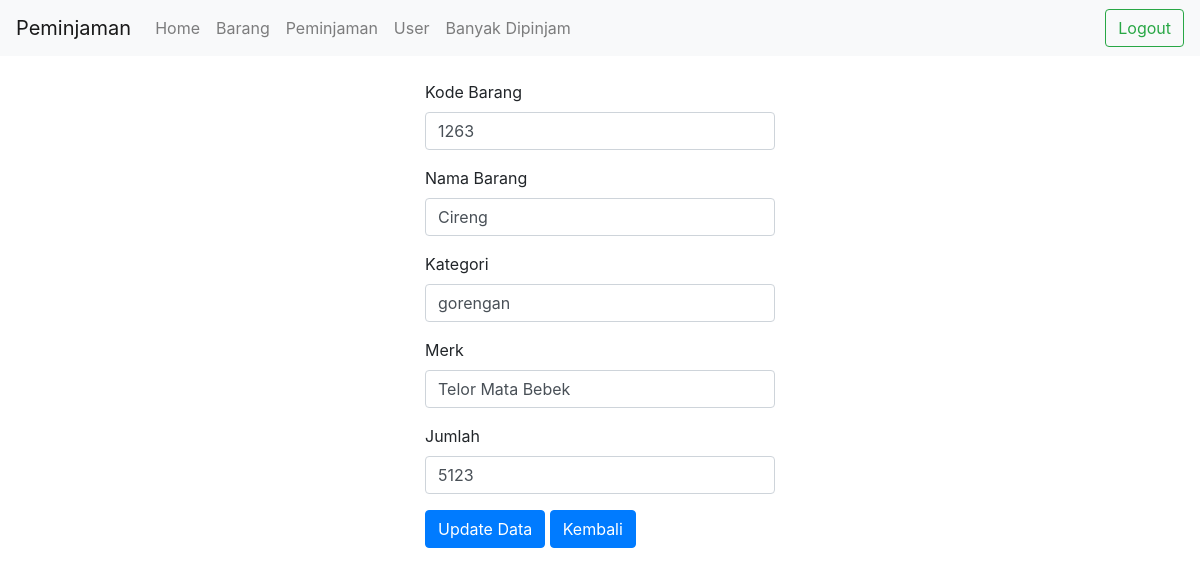
Screenshot of /edit.php?id=21 (signed in) with the database file from the repository.
### tables this page shows
CREATE TABLE `barang` (
  `id` int(11) NOT NULL,
  `kode_brg` varchar(25) NOT NULL,
  `nama_brg` varchar(30) NOT NULL,
  `kategori` varchar(25) NOT NULL,
  `merk` varchar(25) NOT NULL,
  `jumlah` int(11) NOT NULL
);

### database.php (called while the page is built, shortened)
<?php
$host = "localhost";
$user = "root";
$pass = "";
$dbname = "sts";
$koneksi = mysqli_connect($host, $user, $pass, $dbname) or die("Gagal terhubung dengan database " . mysqli_error($koneksi));
function editdatabarang($tablename, $id)
{
    global $koneksi;
    $query = "SELECT * from $tablename where id = $id";
    $hasil = $koneksi->query($query);
    if ($hasil->num_rows > 0) {
        return $hasil->fetch_assoc();
    } else {
        return null;
    }
}
?>

### edit.php (the view, shortened to what this page needs)
<?php
require_once('database.php');
if (isset($_GET['id'])) {
    $id = $_GET['id'];
    $barang = editdatabarang('barang', $id);
    if ($barang) {
        ?>
        <!doctype html>
        <html lang="en">
        <head>
            <link rel="stylesheet" href="https://cdn.jsdelivr.net/npm/bootstrap@4.6.2/dist/css/bootstrap.min.css"
>
        </head>
        <body>
            <?php
            if ($_SESSION['status'] <> "login") {
                header("location:login.php?msg=belum_login");
            } else {
                require('navbar.php');
            }
            ?>
            <div class="container">
                <div class="row">
                    <div class="col-md-4">
                    </div>
                    <div class="col-md-4">
                        <form action="update_barang.php" method="post">
                            <div class="form-group">
                                <label for="kode">Kode Barang</label>
                                <input class="form-control" id="kode" name="kode_brg"
                                    value="<?php echo $barang['kode_brg']; ?>">
                            </div>
                            <div class="form-group">
                                <label for="mnama">Nama Barang</label>
                                <input class="form-control" id="mnama" name="nama_brg"
                                    value="<?php echo $barang['nama_brg']; ?>">
                            </div>
                            <div class="form-group">
                                <label for="kategori">Kategori</label>
                                <input class="form-control" id="kategori" name="kategori"
                                    value="<?php echo $barang['kategori']; ?>">
                            </div>
                            <div class="form-group">
                                <label for="merk">Merk</label>
                                <input class="form-control" id="merk" name="merk" value="<?php echo $barang['merk']; ?>">
                            </div>
                            <div class="form-group">
                                <label for="jumlah">Jumlah</label>
                                <input type="number" class="form-control" id="jumlah" name="jumlah"
                                    value="<?php echo $barang['jumlah']; ?>">
                            </div>
                            <button type="button" class="btn btn-primary" data-toggle="modal" data-target="#exampleModal">
                                Update Data
                            </button>
                             <a type="button" class="btn btn-primary" href="barang.php" name="kembali"
                                value="kembali">Kembali</a>
                        </form>
                    </div>
                </div>
            </div>
        </body>
        </html>
        <?php
    } else {
        echo "Barang tidak ditemukan.";
    }
} else {
    echo "ID Barang tidak diberikan.";
}
?>

### rows the page displays
barang: kode_brg "1263", nama_brg "Cireng", kategori "gorengan", merk "Telor Mata Bebek", jumlah "5123"
